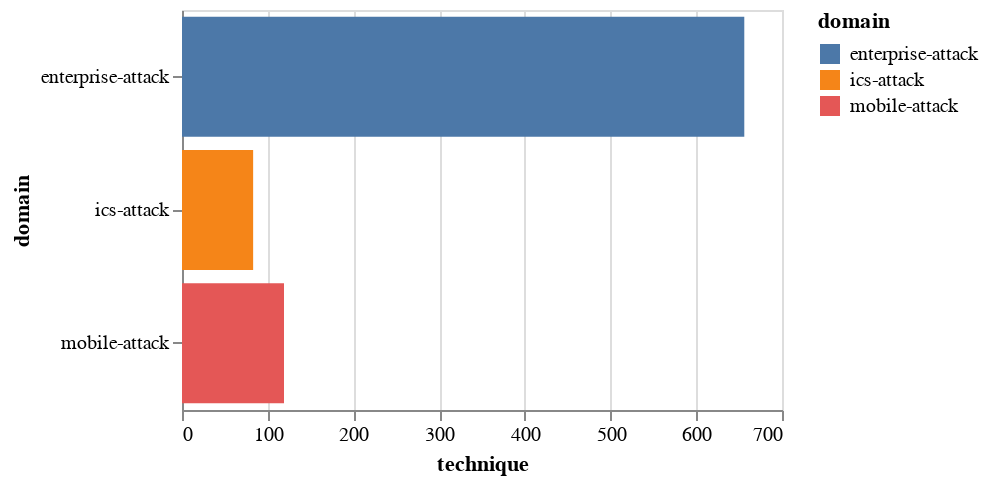

The code cell stored with this chart in its notebook:
### Code cell
alt.Chart(data_3).mark_bar().encode(x='technique', y='domain', color='domain').properties(height = 200)

### Figure 1 — Vega-Lite specification as saved in the notebook (floating-point values rounded to 4 significant figures)
{"config": {"view": {"continuousWidth": 300, "continuousHeight": 300}}, "data": {"name": "data-46ed6b81d59915054aa339ebff952d78"}, "mark": {"type": "bar"}, "encoding": {"color": {"field": "domain", "type": "nominal"}, "x": {"field": "technique", "type": "quantitative"}, "y": {"field": "domain", "type": "nominal"}}, "height": 200, "$schema": "https://vega.github.io/schema/vega-lite/v5.20.1.json", "datasets": {"data-46ed6b81d59915054aa339ebff952d78": [{"domain": "enterprise-attack", "technique": 656}, {"domain": "ics-attack", "technique": 83}, {"domain": "mobile-attack", "technique": 119}]}}
